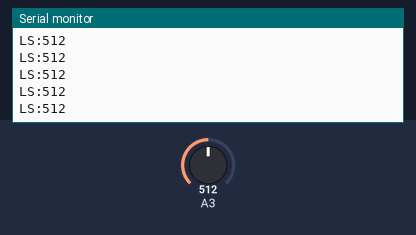
This sketch was run on a simulated Arduino Uno, built with avr-gcc and run on an emulated ATmega328P. Shown: the last lines printed to the serial monitor. The inputs (shaded band) are chosen by the test bench; at power-on: A3 = 512.

Above: at 1.2 s.
1.3 s: A3 set to 716
At 1.32 s:
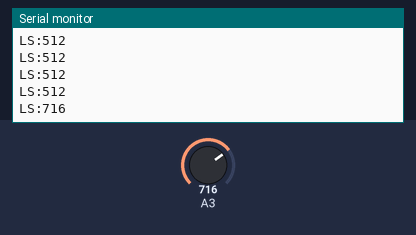
2.8 s: A3 set to 900
At 2.83 s:
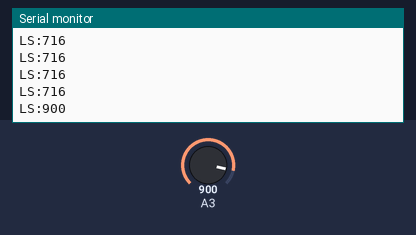
Timing chart, 0 to 5.8 s (numbered marks = the images above; inputs shaded):
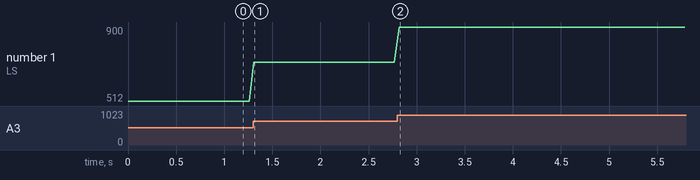

Measured:
- after the input at 1.3 s, the serial monitor: prints a new line at once (image 1)
- after the input at 2.8 s, the serial monitor: prints a new line at once (image 2)
- plotted number 1: 512 → 716 after the input at 1.3 s, 716 → 900 after the input at 2.8 s

The sketch:

laser_read.ino
```cpp
const int sensorPins[] = {3};
const int sensorPinsLength = sizeof(sensorPins) / sizeof(int);

void setup() {
  Serial.begin(115200);
  Serial.println("Hello from your Arduino buddy. Prepare for laser hits!");
}

void loop() {

  for (int i = 0; i < sensorPinsLength; i++) {
  int lightLevel = analogRead(sensorPins[i]);
    Serial.print("LS:");
    Serial.println(lightLevel);
  }
  delay(50);
}
```
